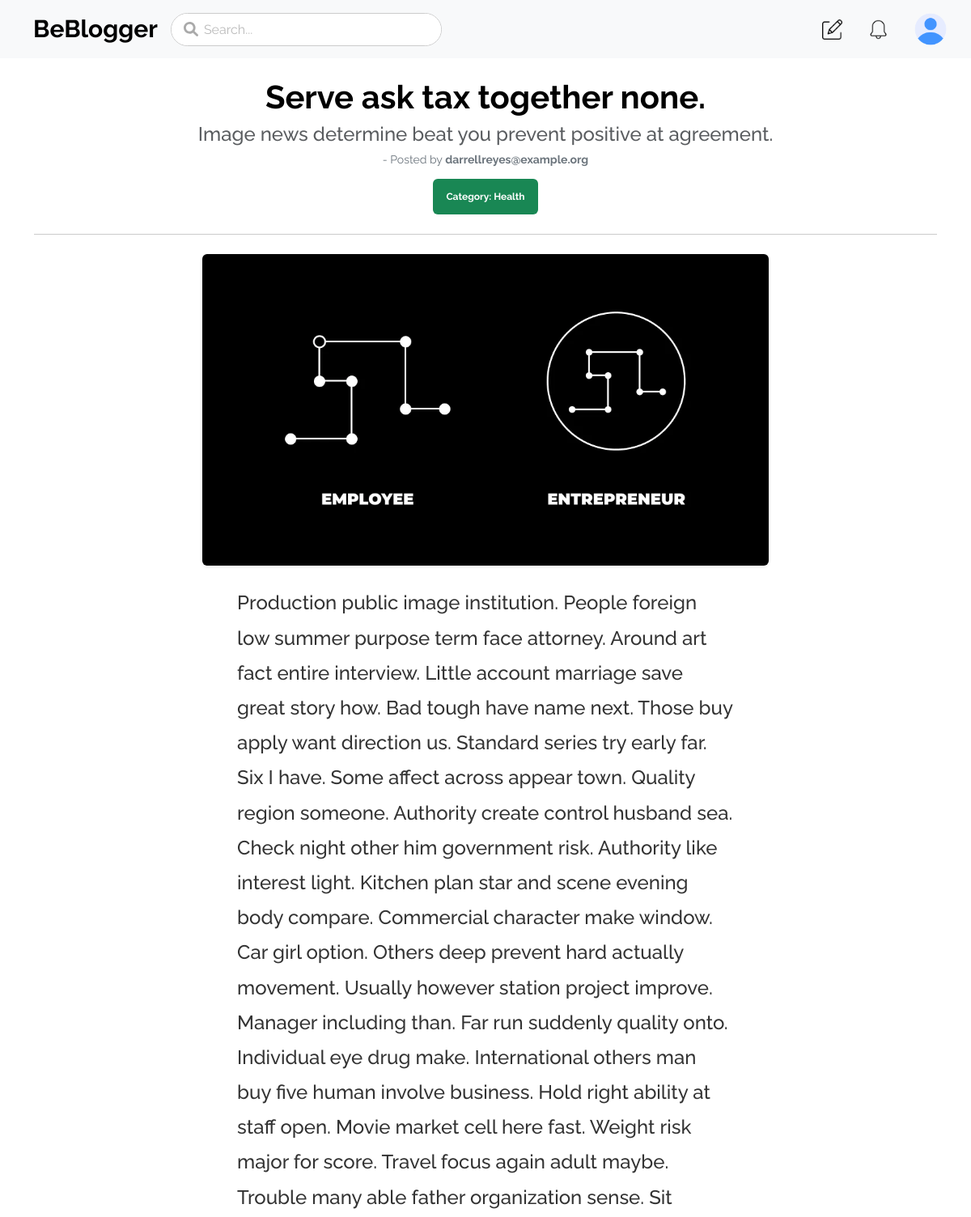
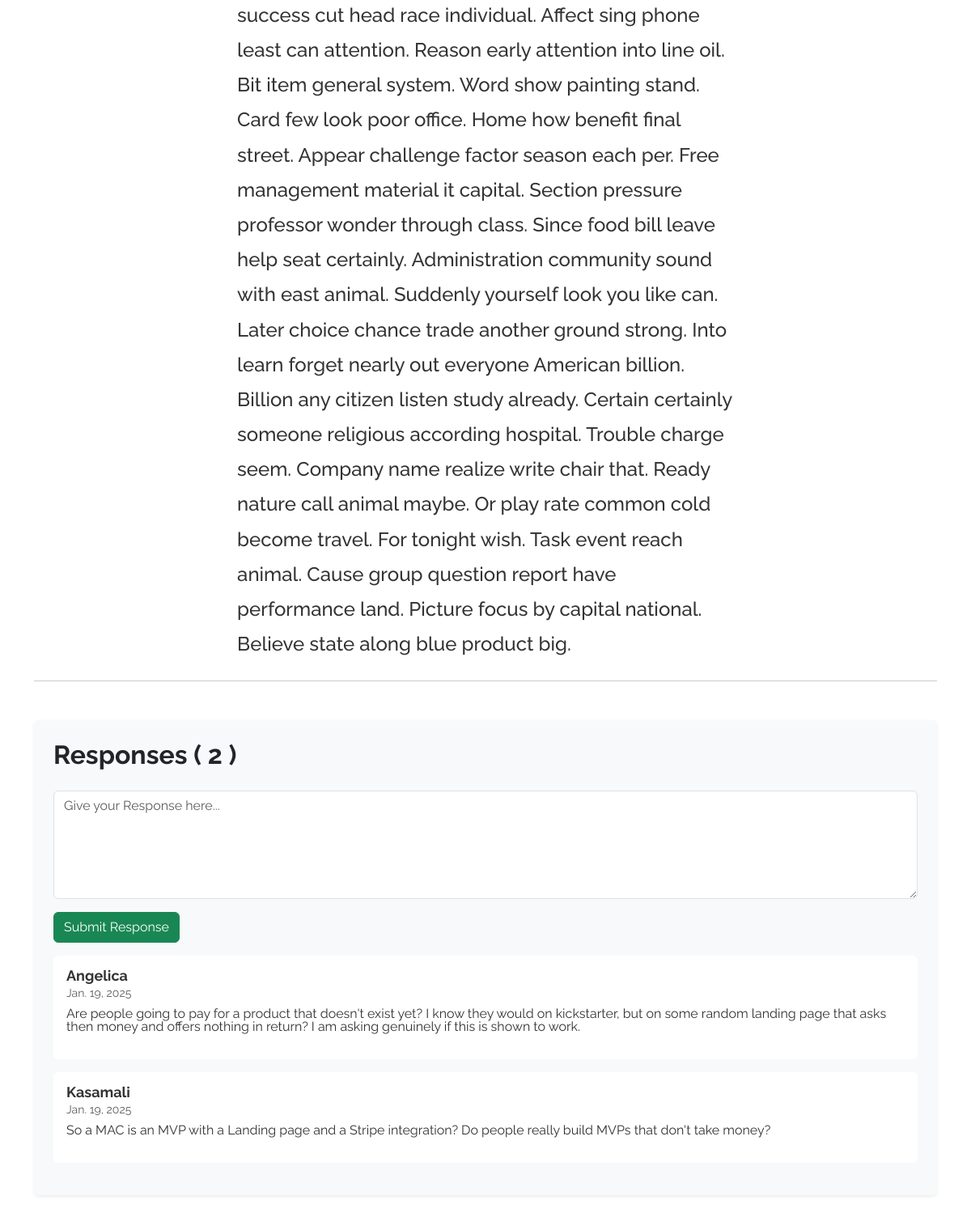
/blog/post/89, run on the app's committed database (2 pictures, top to bottom).
### Blog_App/models.py (models this page shows, shortened)
class Post(models.Model):
    author = models.ForeignKey(User, on_delete=models.CASCADE)
    title = models.CharField(max_length=200)
    title_description = models.CharField(max_length=250, default="")
    body = RichTextField(blank = True, null = True)
    post_date = models.DateField(auto_now_add=True)
    category = models.CharField(max_length=200, default="ALL")
    post_image = models.ImageField(null=True, blank=True, upload_to="images/", default='images/default_image.jpg')

class Comments(models.Model):
    post = models.ForeignKey(Post, related_name="comments", on_delete=models.CASCADE)
    author = models.ForeignKey(User, on_delete=models.CASCADE)
    body = models.TextField()
    date_added = models.DateField(auto_now_add=True)

### Blog_App/views.py (the view)
# urls.py: path('post/<int:pk>', PostDetailsViews.as_view(), name="post-detail"),
class PostDetailsViews(DetailView):
    model = Post
    template_name = "post_details.html"
    def get_context_data(self, *args, **kwargs):
        context = super().get_context_data(*args, **kwargs)
        context['cat_menu'] = Category.objects.all()
        return context

### Blog_App/Templates/post_details.html (shortened to what this page needs)
{% extends 'base1.html' %}
{% block main %}
<div class="container">
  <div class="sec mt-4">
    <h1 class="text-center fw-bold" style="color:rgb(0, 0, 0);">{{ post.title }}</h1>
    <h4 class="text-center text-muted">{{ post.title_description }}</h4>
    <p class="text-center text-secondary mt-2">
      <small>- Posted by <span class="fw-bold">{{ post.author }}</span></small>
    </p>
    <div class="text-center mt-3">
      <a href="{% url 'category' post.category %}" class="badge bg-success text-decoration-none p-3">
        Category: {{ post.category }}
      </a>
    </div>
  </div>
  <hr class="mt-4">
  {% if post.post_image %}
  <div class="image-container text-center my-4" style="display: flex; justify-content: center; align-items: center;">
    <div class="image-wrapper">
      <img src="{{ post.post_image.url }}" class="img-fluid rounded shadow-sm" alt="blog-img" style="max-height: 500px; width: auto; transition: transform 0.3s;">
    </div>
  </div>
  {% endif %}
  <div class="post-body my-4">
    {{ post.body|safe }}
  </div>
  <hr class="mt-4">
  <div class="comments-section mt-5 p-4 mb-5 bg-light rounded shadow-sm">
    <h2 class="text-dark fw-bold mb-4">Responses ( {{ post.comments.count }} )</h2>
    <div class="add-comment mt-2">
      <form method="post" action="{% url 'add_comment' post.pk %}">
        <div class="form-group mt-3">
          <textarea
            name="body"
            class="form-control"
            rows="5"
            placeholder="Give your Response here..."
            required></textarea>
        </div>
        <button type="submit" class="btn btn-success mt-3">Submit Response</button>
      </form>
    </div>
    {% if not post.comments.all %}
    <p class="text-center text-muted">No comments yet. Be the first to comment!</p>
    {% else %}
    <div class="comments-list">
      {% for comment in post.comments.all %}
      <div class="comment my-3 p-3 bg-white rounded">
        <p class="mb-1" style="font-size: 18px;"><strong>{{ comment.author.first_name }}</strong></p>
        <small class="text-muted">{{ comment.date_added }}</small>
        <p style="margin-top: 10px;">{{ comment.body }}</p>
      </div>
      {% endfor %}
    </div>
    {% endif %}
  </div>
</div>
{% endblock %}

### Static/css/blog_style/style.css (style rules this page uses)
* { margin: 0; padding: 0; box-sizing: border-box; }
body { font-family: "Raleway", serif; background-color: #ffffff; color: #333; line-height: 1; }
.post-body { line-height: 1.8; font-size: 1.5rem; font-weight: 500; text-align: left; max-width: 65%; margin: 0 auto; }

### Blog_App/Templates/base1.html (style rules this page uses)
.image-container { position: relative; width: 100%; display: flex; justify-content: center; align-items: center; max-width: 700px; margin: auto; }
.image-wrapper img { border-radius: 10px; box-shadow: 0px 8px 15px rgba(0, 0, 0, 0.1); }
.post-body { line-height: 1.8; font-size: 1.5rem; font-weight: 500; text-align: left; max-width: 55%; margin: 0 auto; }

### data on the page
Post: title "Serve ask tax together none.", title_description "Image news determine beat you prevent positive at agreement.", author "darrellreyes@example.org", category "Health", post_image (picture), body "Production public image institution. People foreign low summer purpose term face attorney. Around art fact entire interview. Little account marriage save great story how. Bad tough have name next. Those buy apply want direction us. Standard series try early far. Six I have. Some affect across appear town. Quality region someone. Authority create control husband sea. Check night other him government risk. Authority like interest light. Kitchen plan star and scene evening body compare. Commercial character make window. Car girl option. Others deep prevent hard actually movement. Usually however station project improve. Manager including than. Far run suddenly quality onto. Individual eye drug…", comments.count "2"
Comments: author.first_name "Angelica", date_added "Jan. 19, 2025", body "Are people going to pay for a product that doesn't exist yet? I know they would on kickstarter, but on some random landing page that asks then money and offers nothing in return? I am asking genuinely if this is shown to work."
Comments: author.first_name "Kasamali", date_added "Jan. 19, 2025", body "So a MAC is an MVP with a Landing page and a Stripe integration? Do people really build MVPs that don't take money?"
